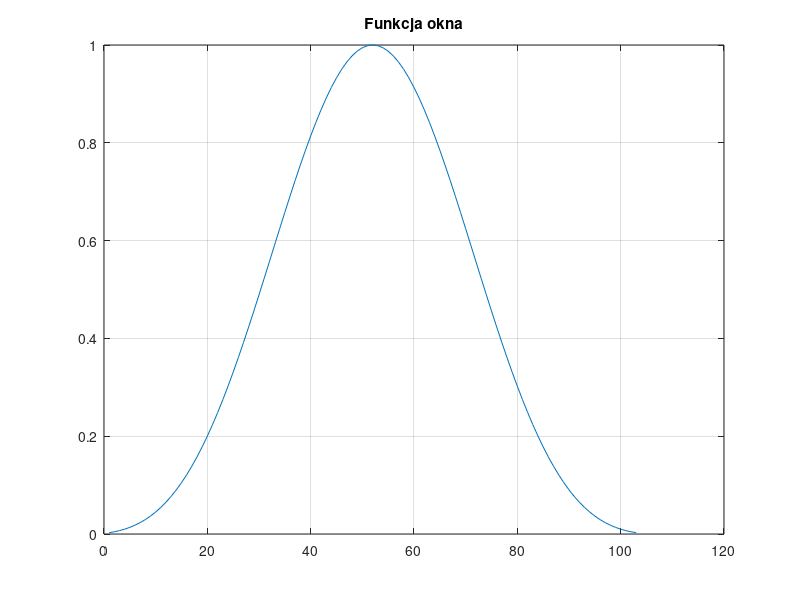
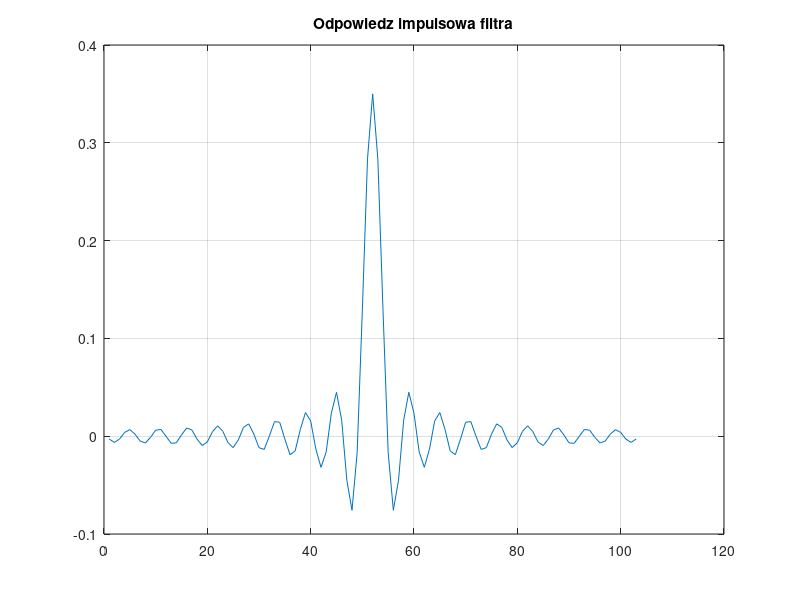
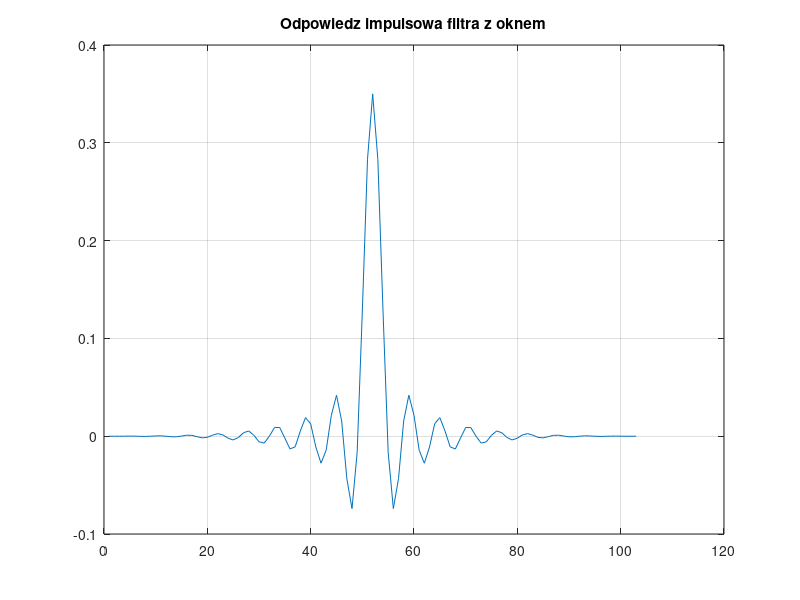
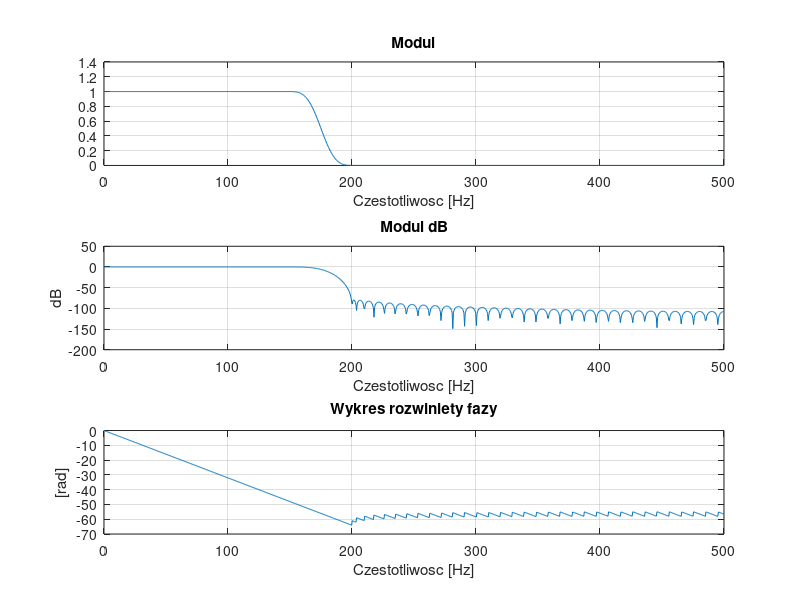

MATLAB code to generate these figures, in order:
%==========================================================================
% Projektowanie nierekursywnych filtrow cyfrowych metoda okien (Kaissera) 
%==========================================================================
close all;
clear all;
clc;

fpr=1000;                   %czestotliwosc probkowania

fd1=150;                    %czestotliwosc dolna 1
fd2=200;                    %czastotliwosc dolna 2
fg1=300;                    %czestotliwosc gorna 1
fg2=350;                    %czestotliwosc gorna 2

dp=1e-3;                    %oscylacja w pasmie przepustowym
ds=1e-4;                    %oscylacja w pasmie zaporowym

typ='lp';                   %lp, hp, bp, bs

%==================== parametry okna ======================================

if typ=='lp'
    df=fd2-fd1;
    fc=((fd1+fd2)/2)/fpr;
    wc=2*pi*fc;
end

if typ=='hp'
    df=fg2-fg1;
    fc=((fg1+fg2)/2)/fpr;
    wc=2*pi*fc;
end

if (typ=='bp') 
    df1=fd2-fd1;
    df2=fg2-fg1;
    df=min(df1,df2);
    f1=(fd1+(df/2))/fpr;
    f2=(fg2-(df/2))/fpr;
    w1=2*pi*f1;
    w2=2*pi*f2;
end

if (typ=='bs') 
    df1=fd2-fd1;
    df2=fg2-fg1;
    df=min(df1,df2);
    f1=(fd1+(df/2))/fpr;
    f2=(fg2-(df/2))/fpr;
    w1=2*pi*f1;
    w2=2*pi*f2;
end

d=min(dp,ds);
A=-20*log10(d);

if (A>=50)
    beta=0.1102*(A-8.7);
end

if (A>21 && A<50)
    beta=(0.5842*(A-21)^0.4)+0.07886*(A-21);
end

if (A<=21)
    beta=0;
end

if (A>21) 
    D=(A-7.95)/14.36;
end

if (A<=21)
    D=0.922;
end

N=(D*fpr/df)+1;
N=ceil(N);
if(rem(N,2)==0) 
    N=N+1;
end

M=(N-1)/2;
m=1:M;
n=1:N;
 
%============= generowanie okna ===========================================
w=besseli(0, beta * sqrt(1-((n-1)-M).^2/M^2))/besseli(0,beta);
                            %funkcja bessela
figure(1);
plot(n,w);
title('Funkcja okna');
grid; 
 
%============= generowanie odpowiedzi impulsowej=========================== 
 
if (typ=='lp')              %filtr LP
    h=2*fc*sin(wc*m)./(wc*m);
    h=[ fliplr(h) 2*fc h];
end   

if (typ=='hp')              %filtr HP   
    h=-2*fc*sin(wc*m)./(wc*m);
    h=[ fliplr(h) 1-2*fc h];
end

if (typ=='bp')              %filtr BP     
    h=2*f2*sin(w2*m)./(w2*m)-2*f1*sin(w1*m)./(w1*m);
    h=[ fliplr(h) 2*(f2-f1) h]; 
end

if (typ=='bs')              %filtr BS     
    h=2*f1*sin(w1*m)./(w1*m)-2*f2*sin(w2*m)./(w2*m);
    h=[fliplr(h) 1+2*(f1-f2) h];  
end

figure(2);
plot(n,h);
title('Odpowiedz impulsowa filtra');
grid;
 
%======= przemnozenie odpowiedzi impulsowej przez funkcje okna ============
hw=h.*w;
figure(3);
plot(n,hw);
title('Odpowiedz impulsowa filtra z oknem');
grid;
 
%=============== Charakterystyka czestotliwosciowa ========================
NF=1000;                        %liczba probek
fmin=0;                         %minimalna czestotliwosc
fmax=fpr/2;                     %maksymalna czestot. 2x mniejsza od fpr

f=fmin:(fmax-fmin)/(NF-1):fmax; %czestotliwosc  
w=2*pi*f/fpr;                   %pulsacja  
HW=freqz(hw,1,w);               %widmo Fouriera 

figure(4);
subplot(3,1,1);
plot(f,abs(HW));
grid;
title('Modul');
xlabel('Czestotliwosc [Hz]');

subplot(3,1,2);
plot(f,20*log10(abs(HW)));
grid;
title('Modul dB');
xlabel('Czestotliwosc [Hz]');
ylabel('dB');

subplot(3,1,3);
plot(f,unwrap(angle(HW)));
grid;
title('Wykres rozwiniety fazy');
xlabel('Czestotliwosc [Hz]');
ylabel('[rad]'); 
 
 
 
 
 
 
 
 
 
 
 
 
 
 
 
 
 
 
 

